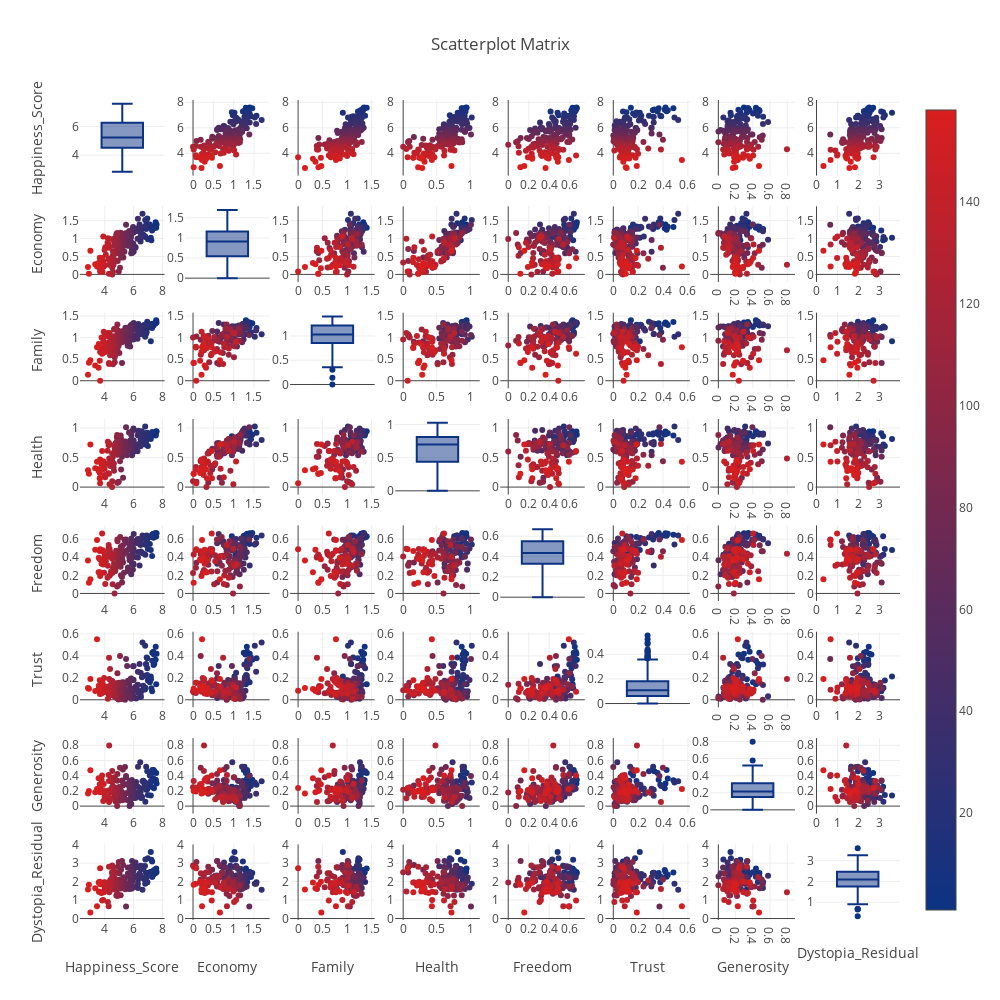

Notebook source saved alongside this figure:
### Code cell
dataframe = happiness
data = dataframe.loc[:,["Happiness_Score", "Economy", "Family", "Health", "Freedom", "Trust", "Generosity", "Dystopia_Residual"]]
data["index"] = np.arange(1, len(data) + 1)

fig = ff.create_scatterplotmatrix(data, diag = 'box', index = 'index', colormap = 'Portland',
                                  colormap_type = 'cat',
                                  height = 1000, width = 1000)
iplot(fig)

### Figure 1 — Plotly figure (JSON) as saved in the notebook; plotly's stock layout.template omitted (floating-point values rounded to 4 significant figures; data arrays with more than 128 entries replaced by an {"elided": "..."} marker saying what was removed)
{"data": [{"marker": {"color": "rgb(12, 51, 131)"}, "showlegend": false, "type": "box", "uid": "a4d5266b-7622-40be-9553-8999eb793aed", "xaxis": "x", "y": {"elided": "158 float values"}, "yaxis": "y"}, {"marker": {"color": {"elided": "158 int values"}, "colorscale": [[0, "rgb(12, 51, 131)"], [1, "rgb(217, 30, 30)"]], "showscale": true, "size": 6}, "mode": "markers", "showlegend": false, "type": "scatter", "uid": "34b741a1-002f-4a38-bde3-0e0b8274b7b2", "x": {"elided": "158 float values"}, "xaxis": "x2", "y": {"elided": "158 float values"}, "yaxis": "y2"}, {"marker": {"color": {"elided": "158 int values"}, "colorscale": [[0, "rgb(12, 51, 131)"], [1, "rgb(217, 30, 30)"]], "showscale": false, "size": 6}, "mode": "markers", "showlegend": false, "type": "scatter", "uid": "08aca510-72c2-4c5b-8edc-4ffb086b45f2", "x": {"elided": "158 float values"}, "xaxis": "x3", "y": {"elided": "158 float values"}, "yaxis": "y3"}, {"marker": {"color": {"elided": "158 int values"}, "colorscale": [[0, "rgb(12, 51, 131)"], [1, "rgb(217, 30, 30)"]], "showscale": false, "size": 6}, "mode": "markers", "showlegend": false, "type": "scatter", "uid": "0c7c613a-da63-4c09-a070-5508add33b05", "x": {"elided": "158 float values"}, "xaxis": "x4", "y": {"elided": "158 float values"}, "yaxis": "y4"}, {"marker": {"color": {"elided": "158 int values"}, "colorscale": [[0, "rgb(12, 51, 131)"], [1, "rgb(217, 30, 30)"]], "showscale": false, "size": 6}, "mode": "markers", "showlegend": false, "type": "scatter", "uid": "0c6e66ff-cf1a-4a7c-87e1-612a34f41414", "x": {"elided": "158 float values"}, "xaxis": "x5", "y": {"elided": "158 float values"}, "yaxis": "y5"}, {"marker": {"color": {"elided": "158 int values"}, "colorscale": [[0, "rgb(12, 51, 131)"], [1, "rgb(217, 30, 30)"]], "showscale": false, "size": 6}, "mode": "markers", "showlegend": false, "type": "scatter", "uid": "b3cff87f-ac4a-4f62-9047-e049ff4acf84", "x": {"elided": "158 float values"}, "xaxis": "x6", "y": {"elided": "158 float values"}, "yaxis": "y6"}, {"marker": {"color": {"elided": "158 int values"}, "colorscale": [[0, "rgb(12, 51, 131)"], [1, "rgb(217, 30, 30)"]], "showscale": false, "size": 6}, "mode": "markers", "showlegend": false, "type": "scatter", "uid": "5cc7afb0-285d-43a1-9bc0-cf03d1efaba2", "x": {"elided": "158 float values"}, "xaxis": "x7", "y": {"elided": "158 float values"}, "yaxis": "y7"}, {"marker": {"color": {"elided": "158 int values"}, "colorscale": [[0, "rgb(12, 51, 131)"], [1, "rgb(217, 30, 30)"]], "showscale": false, "size": 6}, "mode": "markers", "showlegend": false, "type": "scatter", "uid": "b12dac2c-adf4-4441-b22d-e0332b120113", "x": {"elided": "158 float values"}, "xaxis": "x8", "y": {"elided": "158 float values"}, "yaxis": "y8"}, {"marker": {"color": {"elided": "158 int values"}, "colorscale": [[0, "rgb(12, 51, 131)"], [1, "rgb(217, 30, 30)"]], "showscale": false, "size": 6}, "mode": "markers", "showlegend": false, "type": "scatter", "uid": "a2f3bb0c-2d32-4a36-a05a-1a562c76ca6d", "x": {"elided": "158 float values"}, "xaxis": "x9", "y": {"elided": "158 float values"}, "yaxis": "y9"}, {"marker": {"color": "rgb(12, 51, 131)"}, "showlegend": false, "type": "box", "uid": "5bc9bfde-a219-4d7a-b416-0b7cfce54c21", "xaxis": "x10", "y": {"elided": "158 float values"}, "yaxis": "y10"}, {"marker": {"color": {"elided": "158 int values"}, "colorscale": [[0, "rgb(12, 51, 131)"], [1, "rgb(217, 30, 30)"]], "showscale": false, "size": 6}, "mode": "markers", "showlegend": false, "type": "scatter", "uid": "9e1a0d26-243f-4beb-aefb-240382b987f6", "x": {"elided": "158 float values"}, "xaxis": "x11", "y": {"elided": "158 float values"}, "yaxis": "y11"}, {"marker": {"color": {"elided": "158 int values"}, "colorscale": [[0, "rgb(12, 51, 131)"], [1, "rgb(217, 30, 30)"]], "showscale": false, "size": 6}, "mode": "markers", "showlegend": false, "type": "scatter", "uid": "e35c3d3a-f8c7-4275-b669-2674bf6fadcf", "x": {"elided": "158 float values"}, "xaxis": "x12", "y": {"elided": "158 float values"}, "yaxis": "y12"}, {"marker": {"color": {"elided": "158 int values"}, "colorscale": [[0, "rgb(12, 51, 131)"], [1, "rgb(217, 30, 30)"]], "showscale": false, "size": 6}, "mode": "markers", "showlegend": false, "type": "scatter", "uid": "fa967bbd-50e1-4f47-9364-851622dbe390", "x": {"elided": "158 float values"}, "xaxis": "x13", "y": {"elided": "158 float values"}, "yaxis": "y13"}, {"marker": {"color": {"elided": "158 int values"}, "colorscale": [[0, "rgb(12, 51, 131)"], [1, "rgb(217, 30, 30)"]], "showscale": false, "size": 6}, "mode": "markers", "showlegend": false, "type": "scatter", "uid": "5bb7ebeb-629a-4178-a802-244d3faef871", "x": {"elided": "158 float values"}, "xaxis": "x14", "y": {"elided": "158 float values"}, "yaxis": "y14"}, {"marker": {"color": {"elided": "158 int values"}, "colorscale": [[0, "rgb(12, 51, 131)"], [1, "rgb(217, 30, 30)"]], "showscale": false, "size": 6}, "mode": "markers", "showlegend": false, "type": "scatter", "uid": "f87c85c9-a4b1-449e-8143-99a259310b6f", "x": {"elided": "158 float values"}, "xaxis": "x15", "y": {"elided": "158 float values"}, "yaxis": "y15"}, {"marker": {"color": {"elided": "158 int values"}, "colorscale": [[0, "rgb(12, 51, 131)"], [1, "rgb(217, 30, 30)"]], "showscale": false, "size": 6}, "mode": "markers", "showlegend": false, "type": "scatter", "uid": "725be25f-832f-43b5-8628-fce633ea7864", "x": {"elided": "158 float values"}, "xaxis": "x16", "y": {"elided": "158 float values"}, "yaxis": "y16"}, {"marker": {"color": {"elided": "158 int values"}, "colorscale": [[0, "rgb(12, 51, 131)"], [1, "rgb(217, 30, 30)"]], "showscale": false, "size": 6}, "mode": "markers", "showlegend": false, "type": "scatter", "uid": "d6e0a645-50c6-4ef1-b0e5-4fefeade4719", "x": {"elided": "158 float values"}, "xaxis": "x17", "y": {"elided": "158 float values"}, "yaxis": "y17"}, {"marker": {"color": {"elided": "158 int values"}, "colorscale": [[0, "rgb(12, 51, 131)"], [1, "rgb(217, 30, 30)"]], "showscale": false, "size": 6}, "mode": "markers", "showlegend": false, "type": "scatter", "uid": "23a070c7-c9b2-4409-a265-4a195a6bf0a4", "x": {"elided": "158 float values"}, "xaxis": "x18", "y": {"elided": "158 float values"}, "yaxis": "y18"}, {"marker": {"color": "rgb(12, 51, 131)"}, "showlegend": false, "type": "box", "uid": "95de1b40-7e9e-4ae2-b31a-61693ee950bc", "xaxis": "x19", "y": {"elided": "158 float values"}, "yaxis": "y19"}, {"marker": {"color": {"elided": "158 int values"}, "colorscale": [[0, "rgb(12, 51, 131)"], [1, "rgb(217, 30, 30)"]], "showscale": false, "size": 6}, "mode": "markers", "showlegend": false, "type": "scatter", "uid": "9b59938c-6581-4384-b737-dc869e45f83d", "x": {"elided": "158 float values"}, "xaxis": "x20", "y": {"elided": "158 float values"}, "yaxis": "y20"}, {"marker": {"color": {"elided": "158 int values"}, "colorscale": [[0, "rgb(12, 51, 131)"], [1, "rgb(217, 30, 30)"]], "showscale": false, "size": 6}, "mode": "markers", "showlegend": false, "type": "scatter", "uid": "4883c853-afb8-437f-8352-e583a22b52a1", "x": {"elided": "158 float values"}, "xaxis": "x21", "y": {"elided": "158 float values"}, "yaxis": "y21"}, {"marker": {"color": {"elided": "158 int values"}, "colorscale": [[0, "rgb(12, 51, 131)"], [1, "rgb(217, 30, 30)"]], "showscale": false, "size": 6}, "mode": "markers", "showlegend": false, "type": "scatter", "uid": "38c5a347-4c9b-4470-9e1a-0a580c5fdb6f", "x": {"elided": "158 float values"}, "xaxis": "x22", "y": {"elided": "158 float values"}, "yaxis": "y22"}, {"marker": {"color": {"elided": "158 int values"}, "colorscale": [[0, "rgb(12, 51, 131)"], [1, "rgb(217, 30, 30)"]], "showscale": false, "size": 6}, "mode": "markers", "showlegend": false, "type": "scatter", "uid": "fa6fbcb4-b45c-4c78-bdb3-a64ae4acd37f", "x": {"elided": "158 float values"}, "xaxis": "x23", "y": {"elided": "158 float values"}, "yaxis": "y23"}, {"marker": {"color": {"elided": "158 int values"}, "colorscale": [[0, "rgb(12, 51, 131)"], [1, "rgb(217, 30, 30)"]], "showscale": false, "size": 6}, "mode": "markers", "showlegend": false, "type": "scatter", "uid": "2ed06ed2-9975-4917-885b-058787e3892e", "x": {"elided": "158 float values"}, "xaxis": "x24", "y": {"elided": "158 float values"}, "yaxis": "y24"}, {"marker": {"color": {"elided": "158 int values"}, "colorscale": [[0, "rgb(12, 51, 131)"], [1, "rgb(217, 30, 30)"]], "showscale": false, "size": 6}, "mode": "markers", "showlegend": false, "type": "scatter", "uid": "a4603e14-9fc5-4c0d-ba82-531fe389f510", "x": {"elided": "158 float values"}, "xaxis": "x25", "y": {"elided": "158 float values"}, "yaxis": "y25"}, {"marker": {"color": {"elided": "158 int values"}, "colorscale": [[0, "rgb(12, 51, 131)"], [1, "rgb(217, 30, 30)"]], "showscale": false, "size": 6}, "mode": "markers", "showlegend": false, "type": "scatter", "uid": "8231e447-e0b1-4737-9c42-e506e009a74e", "x": {"elided": "158 float values"}, "xaxis": "x26", "y": {"elided": "158 float values"}, "yaxis": "y26"}, {"marker": {"color": {"elided": "158 int values"}, "colorscale": [[0, "rgb(12, 51, 131)"], [1, "rgb(217, 30, 30)"]], "showscale": false, "size": 6}, "mode": "markers", "showlegend": false, "type": "scatter", "uid": "84bb8605-d7bf-4ecf-91ff-63bec59e6517", "x": {"elided": "158 float values"}, "xaxis": "x27", "y": {"elided": "158 float values"}, "yaxis": "y27"}, {"marker": {"color": "rgb(12, 51, 131)"}, "showlegend": false, "type": "box", "uid": "bcbb26f7-8035-4faa-a46b-0dc1d00dfdc5", "xaxis": "x28", "y": {"elided": "158 float values"}, "yaxis": "y28"}, {"marker": {"color": {"elided": "158 int values"}, "colorscale": [[0, "rgb(12, 51, 131)"], [1, "rgb(217, 30, 30)"]], "showscale": false, "size": 6}, "mode": "markers", "showlegend": false, "type": "scatter", "uid": "e72030a7-369a-4176-8006-ab111e447c33", "x": {"elided": "158 float values"}, "xaxis": "x29", "y": {"elided": "158 float values"}, "yaxis": "y29"}, {"marker": {"color": {"elided": "158 int values"}, "colorscale": [[0, "rgb(12, 51, 131)"], [1, "rgb(217, 30, 30)"]], "showscale": false, "size": 6}, "mode": "markers", "showlegend": false, "type": "scatter", "uid": "3efafd71-65ea-41eb-a62e-323962cde06e", "x": {"elided": "158 float values"}, "xaxis": "x30", "y": {"elided": "158 float values"}, "yaxis": "y30"}, {"marker": {"color": {"elided": "158 int values"}, "colorscale": [[0, "rgb(12, 51, 131)"], [1, "rgb(217, 30, 30)"]], "showscale": false, "size": 6}, "mode": "markers", "showlegend": false, "type": "scatter", "uid": "ed946ac4-f4f3-49cd-aaeb-309e8ea1904e", "x": {"elided": "158 float values"}, "xaxis": "x31", "y": {"elided": "158 float values"}, "yaxis": "y31"}, {"marker": {"color": {"elided": "158 int values"}, "colorscale": [[0, "rgb(12, 51, 131)"], [1, "rgb(217, 30, 30)"]], "showscale": false, "size": 6}, "mode": "markers", "showlegend": false, "type": "scatter", "uid": "8f7caa8c-05ff-4738-98ef-37b2ba74a70e", "x": {"elided": "158 float values"}, "xaxis": "x32", "y": {"elided": "158 float values"}, "yaxis": "y32"}, {"marker": {"color": {"elided": "158 int values"}, "colorscale": [[0, "rgb(12, 51, 131)"], [1, "rgb(217, 30, 30)"]], "showscale": false, "size": 6}, "mode": "markers", "showlegend": false, "type": "scatter", "uid": "ad174622-99bb-45a8-88f3-51280a58a0cc", "x": {"elided": "158 float values"}, "xaxis": "x33", "y": {"elided": "158 float values"}, "yaxis": "y33"}, {"marker": {"color": {"elided": "158 int values"}, "colorscale": [[0, "rgb(12, 51, 131)"], [1, "rgb(217, 30, 30)"]], "showscale": false, "size": 6}, "mode": "markers", "showlegend": false, "type": "scatter", "uid": "80a43c6e-c0e3-49d4-a1be-2d31f3b739eb", "x": {"elided": "158 float values"}, "xaxis": "x34", "y": {"elided": "158 float values"}, "yaxis": "y34"}, {"marker": {"color": {"elided": "158 int values"}, "colorscale": [[0, "rgb(12, 51, 131)"], [1, "rgb(217, 30, 30)"]], "showscale": false, "size": 6}, "mode": "markers", "showlegend": false, "type": "scatter", "uid": "88bf95b0-c79a-4c50-8f57-de021dc1d6c1", "x": {"elided": "158 float values"}, "xaxis": "x35", "y": {"elided": "158 float values"}, "yaxis": "y35"}, {"marker": {"color": {"elided": "158 int values"}, "colorscale": [[0, "rgb(12, 51, 131)"], [1, "rgb(217, 30, 30)"]], "showscale": false, "size": 6}, "mode": "markers", "showlegend": false, "type": "scatter", "uid": "9878826a-40d4-4351-bc7b-d1e9760738df", "x": {"elided": "158 float values"}, "xaxis": "x36", "y": {"elided": "158 float values"}, "yaxis": "y36"}, {"marker": {"color": "rgb(12, 51, 131)"}, "showlegend": false, "type": "box", "uid": "46f6c794-1bf1-49ce-b5a2-c330132343d9", "xaxis": "x37", "y": {"elided": "158 float values"}, "yaxis": "y37"}, {"marker": {"color": {"elided": "158 int values"}, "colorscale": [[0, "rgb(12, 51, 131)"], [1, "rgb(217, 30, 30)"]], "showscale": false, "size": 6}, "mode": "markers", "showlegend": false, "type": "scatter", "uid": "c150d1d9-bd6e-4cca-9721-de7efe0261db", "x": {"elided": "158 float values"}, "xaxis": "x38", "y": {"elided": "158 float values"}, "yaxis": "y38"}, {"marker": {"color": {"elided": "158 int values"}, "colorscale": [[0, "rgb(12, 51, 131)"], [1, "rgb(217, 30, 30)"]], "showscale": false, "size": 6}, "mode": "markers", "showlegend": false, "type": "scatter", "uid": "e2e955a6-1892-4040-91e9-dba6c0cbaaf3", "x": {"elided": "158 float values"}, "xaxis": "x39", "y": {"elided": "158 float values"}, "yaxis": "y39"}, {"marker": {"color": {"elided": "158 int values"}, "colorscale": [[0, "rgb(12, 51, 131)"], [1, "rgb(217, 30, 30)"]], "showscale": false, "size": 6}, "mode": "markers", "showlegend": false, "type": "scatter", "uid": "957919e1-7f15-41a1-a9bf-f9c4eccc15eb", "x": {"elided": "158 float values"}, "xaxis": "x40", "y": {"elided": "158 float values"}, "yaxis": "y40"}, {"marker": {"color": {"elided": "158 int values"}, "colorscale": [[0, "rgb(12, 51, 131)"], [1, "rgb(217, 30, 30)"]], "showscale": false, "size": 6}, "mode": "markers", "showlegend": false, "type": "scatter", "uid": "984db8e0-119b-4419-9b35-2b46b4590a79", "x": {"elided": "158 float values"}, "xaxis": "x41", "y": {"elided": "158 float values"}, "yaxis": "y41"}, {"marker": {"color": {"elided": "158 int values"}, "colorscale": [[0, "rgb(12, 51, 131)"], [1, "rgb(217, 30, 30)"]], "showscale": false, "size": 6}, "mode": "markers", "showlegend": false, "type": "scatter", "uid": "a708a1ce-ca4b-41c2-97f7-3c517a8f4b9f", "x": {"elided": "158 float values"}, "xaxis": "x42", "y": {"elided": "158 float values"}, "yaxis": "y42"}, {"marker": {"color": {"elided": "158 int values"}, "colorscale": [[0, "rgb(12, 51, 131)"], [1, "rgb(217, 30, 30)"]], "showscale": false, "size": 6}, "mode": "markers", "showlegend": false, "type": "scatter", "uid": "89ad9f4a-309b-450b-b587-a86e5d18f766", "x": {"elided": "158 float values"}, "xaxis": "x43", "y": {"elided": "158 float values"}, "yaxis": "y43"}, {"marker": {"color": {"elided": "158 int values"}, "colorscale": [[0, "rgb(12, 51, 131)"], [1, "rgb(217, 30, 30)"]], "showscale": false, "size": 6}, "mode": "markers", "showlegend": false, "type": "scatter", "uid": "17dc311e-230d-4c98-b8cd-637855cdd87d", "x": {"elided": "158 float values"}, "xaxis": "x44", "y": {"elided": "158 float values"}, "yaxis": "y44"}, {"marker": {"color": {"elided": "158 int values"}, "colorscale": [[0, "rgb(12, 51, 131)"], [1, "rgb(217, 30, 30)"]], "showscale": false, "size": 6}, "mode": "markers", "showlegend": false, "type": "scatter", "uid": "0525b1a4-e9f4-4d53-a9e3-a42f297459eb", "x": {"elided": "158 float values"}, "xaxis": "x45", "y": {"elided": "158 float values"}, "yaxis": "y45"}, {"marker": {"color": "rgb(12, 51, 131)"}, "showlegend": false, "type": "box", "uid": "5b794627-1507-4253-b157-f6869f9f7f12", "xaxis": "x46", "y": {"elided": "158 float values"}, "yaxis": "y46"}, {"marker": {"color": {"elided": "158 int values"}, "colorscale": [[0, "rgb(12, 51, 131)"], [1, "rgb(217, 30, 30)"]], "showscale": false, "size": 6}, "mode": "markers", "showlegend": false, "type": "scatter", "uid": "35f2bd3d-2701-49c9-8e2a-5971176cbd11", "x": {"elided": "158 float values"}, "xaxis": "x47", "y": {"elided": "158 float values"}, "yaxis": "y47"}, {"marker": {"color": {"elided": "158 int values"}, "colorscale": [[0, "rgb(12, 51, 131)"], [1, "rgb(217, 30, 30)"]], "showscale": false, "size": 6}, "mode": "markers", "showlegend": false, "type": "scatter", "uid": "1458b82d-a153-4bbf-bf93-dc10b3e162b7", "x": {"elided": "158 float values"}, "xaxis": "x48", "y": {"elided": "158 float values"}, "yaxis": "y48"}, {"marker": {"color": {"elided": "158 int values"}, "colorscale": [[0, "rgb(12, 51, 131)"], [1, "rgb(217, 30, 30)"]], "showscale": false, "size": 6}, "mode": "markers", "showlegend": false, "type": "scatter", "uid": "125b96e3-f100-45a0-9357-86614b3ac829", "x": {"elided": "158 float values"}, "xaxis": "x49", "y": {"elided": "158 float values"}, "yaxis": "y49"}, {"marker": {"color": {"elided": "158 int values"}, "colorscale": [[0, "rgb(12, 51, 131)"], [1, "rgb(217, 30, 30)"]], "showscale": false, "size": 6}, "mode": "markers", "showlegend": false, "type": "scatter", "uid": "8001fb02-6787-4ad8-89d8-f4efc72104f1", "x": {"elided": "158 float values"}, "xaxis": "x50", "y": {"elided": "158 float values"}, "yaxis": "y50"}, {"marker": {"color": {"elided": "158 int values"}, "colorscale": [[0, "rgb(12, 51, 131)"], [1, "rgb(217, 30, 30)"]], "showscale": false, "size": 6}, "mode": "markers", "showlegend": false, "type": "scatter", "uid": "c29ff143-b499-4b9a-8f58-e632fc0305ab", "x": {"elided": "158 float values"}, "xaxis": "x51", "y": {"elided": "158 float values"}, "yaxis": "y51"}, {"marker": {"color": {"elided": "158 int values"}, "colorscale": [[0, "rgb(12, 51, 131)"], [1, "rgb(217, 30, 30)"]], "showscale": false, "size": 6}, "mode": "markers", "showlegend": false, "type": "scatter", "uid": "e3f1df0a-2234-4bd0-aa89-b56011c2f010", "x": {"elided": "158 float values"}, "xaxis": "x52", "y": {"elided": "158 float values"}, "yaxis": "y52"}, {"marker": {"color": {"elided": "158 int values"}, "colorscale": [[0, "rgb(12, 51, 131)"], [1, "rgb(217, 30, 30)"]], "showscale": false, "size": 6}, "mode": "markers", "showlegend": false, "type": "scatter", "uid": "afeefc79-eb15-4c19-bc3f-7bb380928b70", "x": {"elided": "158 float values"}, "xaxis": "x53", "y": {"elided": "158 float values"}, "yaxis": "y53"}, {"marker": {"color": {"elided": "158 int values"}, "colorscale": [[0, "rgb(12, 51, 131)"], [1, "rgb(217, 30, 30)"]], "showscale": false, "size": 6}, "mode": "markers", "showlegend": false, "type": "scatter", "uid": "12dff9db-c126-43f8-9d3c-22cdd48ccd42", "x": {"elided": "158 float values"}, "xaxis": "x54", "y": {"elided": "158 float values"}, "yaxis": "y54"}, {"marker": {"color": "rgb(12, 51, 131)"}, "showlegend": false, "type": "box", "uid": "0b71a871-a6e2-4dad-b8e4-dd2538eb9b9c", "xaxis": "x55", "y": {"elided": "158 float values"}, "yaxis": "y55"}, {"marker": {"color": {"elided": "158 int values"}, "colorscale": [[0, "rgb(12, 51, 131)"], [1, "rgb(217, 30, 30)"]], "showscale": false, "size": 6}, "mode": "markers", "showlegend": false, "type": "scatter", "uid": "9550883f-4ea3-438b-8dac-ad11df516457", "x": {"elided": "158 float values"}, "xaxis": "x56", "y": {"elided": "158 float values"}, "yaxis": "y56"}, {"marker": {"color": {"elided": "158 int values"}, "colorscale": [[0, "rgb(12, 51, 131)"], [1, "rgb(217, 30, 30)"]], "showscale": false, "size": 6}, "mode": "markers", "showlegend": false, "type": "scatter", "uid": "e2621538-dedf-45e6-81ba-9eb23509d727", "x": {"elided": "158 float values"}, "xaxis": "x57", "y": {"elided": "158 float values"}, "yaxis": "y57"}, {"marker": {"color": {"elided": "158 int values"}, "colorscale": [[0, "rgb(12, 51, 131)"], [1, "rgb(217, 30, 30)"]], "showscale": false, "size": 6}, "mode": "markers", "showlegend": false, "type": "scatter", "uid": "0897b623-80ef-40c7-b814-2a0592b27051", "x": {"elided": "158 float values"}, "xaxis": "x58", "y": {"elided": "158 float values"}, "yaxis": "y58"}, {"marker": {"color": {"elided": "158 int values"}, "colorscale": [[0, "rgb(12, 51, 131)"], [1, "rgb(217, 30, 30)"]], "showscale": false, "size": 6}, "mode": "markers", "showlegend": false, "type": "scatter", "uid": "5263ebc6-bbe8-4a88-ba30-a473ab496b95", "x": {"elided": "158 float values"}, "xaxis": "x59", "y": {"elided": "158 float values"}, "yaxis": "y59"}, {"marker": {"color": {"elided": "158 int values"}, "colorscale": [[0, "rgb(12, 51, 131)"], [1, "rgb(217, 30, 30)"]], "showscale": false, "size": 6}, "mode": "markers", "showlegend": false, "type": "scatter", "uid": "61ca3ea3-4e13-4d99-87ec-e0750c12df97", "x": {"elided": "158 float values"}, "xaxis": "x60", "y": {"elided": "158 float values"}, "yaxis": "y60"}, {"marker": {"color": {"elided": "158 int values"}, "colorscale": [[0, "rgb(12, 51, 131)"], [1, "rgb(217, 30, 30)"]], "showscale": false, "size": 6}, "mode": "markers", "showlegend": false, "type": "scatter", "uid": "e270209c-95f3-4ad2-873f-9922348d2bd9", "x": {"elided": "158 float values"}, "xaxis": "x61", "y": {"elided": "158 float values"}, "yaxis": "y61"}, {"marker": {"color": {"elided": "158 int values"}, "colorscale": [[0, "rgb(12, 51, 131)"], [1, "rgb(217, 30, 30)"]], "showscale": false, "size": 6}, "mode": "markers", "showlegend": false, "type": "scatter", "uid": "2cf7fdb6-946d-4525-8396-5a6f47e353fc", "x": {"elided": "158 float values"}, "xaxis": "x62", "y": {"elided": "158 float values"}, "yaxis": "y62"}, {"marker": {"color": {"elided": "158 int values"}, "colorscale": [[0, "rgb(12, 51, 131)"], [1, "rgb(217, 30, 30)"]], "showscale": false, "size": 6}, "mode": "markers", "showlegend": false, "type": "scatter", "uid": "a3b3f48e-ecbe-4bea-9cb0-55dcae469734", "x": {"elided": "158 float values"}, "xaxis": "x63", "y": {"elided": "158 float values"}, "yaxis": "y63"}, {"marker": {"color": "rgb(12, 51, 131)"}, "showlegend": false, "type": "box", "uid": "12bc947d-0245-4749-ae5f-dcdf5172560f", "xaxis": "x64", "y": {"elided": "158 float values"}, "yaxis": "y64"}], "layout": {"height": 1000, "showlegend": true, "title": {"text": "Scatterplot Matrix"}, "width": 1000, "xaxis": {"anchor": "y", "domain": [0, 0.1031], "showticklabels": false}, "xaxis10": {"anchor": "y10", "domain": [0.1281, 0.2312], "showticklabels": false}, "xaxis11": {"anchor": "y11", "domain": [0.2562, 0.3594]}, "xaxis12": {"anchor": "y12", "domain": [0.3844, 0.4875]}, "xaxis13": {"anchor": "y13", "domain": [0.5125, 0.6156]}, "xaxis14": {"anchor": "y14", "domain": [0.6406, 0.7438]}, "xaxis15": {"anchor": "y15", "domain": [0.7688, 0.8719]}, "xaxis16": {"anchor": "y16", "domain": [0.8969, 1]}, "xaxis17": {"anchor": "y17", "domain": [0, 0.1031]}, "xaxis18": {"anchor": "y18", "domain": [0.1281, 0.2312]}, "xaxis19": {"anchor": "y19", "domain": [0.2562, 0.3594], "showticklabels": false}, "xaxis2": {"anchor": "y2", "domain": [0.1281, 0.2312]}, "xaxis20": {"anchor": "y20", "domain": [0.3844, 0.4875]}, "xaxis21": {"anchor": "y21", "domain": [0.5125, 0.6156]}, "xaxis22": {"anchor": "y22", "domain": [0.6406, 0.7438]}, "xaxis23": {"anchor": "y23", "domain": [0.7688, 0.8719]}, "xaxis24": {"anchor": "y24", "domain": [0.8969, 1]}, "xaxis25": {"anchor": "y25", "domain": [0, 0.1031]}, "xaxis26": {"anchor": "y26", "domain": [0.1281, 0.2312]}, "xaxis27": {"anchor": "y27", "domain": [0.2562, 0.3594]}, "xaxis28": {"anchor": "y28", "domain": [0.3844, 0.4875], "showticklabels": false}, "xaxis29": {"anchor": "y29", "domain": [0.5125, 0.6156]}, "xaxis3": {"anchor": "y3", "domain": [0.2562, 0.3594]}, "xaxis30": {"anchor": "y30", "domain": [0.6406, 0.7438]}, "xaxis31": {"anchor": "y31", "domain": [0.7688, 0.8719]}, "xaxis32": {"anchor": "y32", "domain": [0.8969, 1]}, "xaxis33": {"anchor": "y33", "domain": [0, 0.1031]}, "xaxis34": {"anchor": "y34", "domain": [0.1281, 0.2312]}, "xaxis35": {"anchor": "y35", "domain": [0.2562, 0.3594]}, "xaxis36": {"anchor": "y36", "domain": [0.3844, 0.4875]}, "xaxis37": {"anchor": "y37", "domain": [0.5125, 0.6156], "showticklabels": false}, "xaxis38": {"anchor": "y38", "domain": [0.6406, 0.7438]}, "xaxis39": {"anchor": "y39", "domain": [0.7688, 0.8719]}, "xaxis4": {"anchor": "y4", "domain": [0.3844, 0.4875]}, "xaxis40": {"anchor": "y40", "domain": [0.8969, 1]}, "xaxis41": {"anchor": "y41", "domain": [0, 0.1031]}, "xaxis42": {"anchor": "y42", "domain": [0.1281, 0.2312]}, "xaxis43": {"anchor": "y43", "domain": [0.2562, 0.3594]}, "xaxis44": {"anchor": "y44", "domain": [0.3844, 0.4875]}, "xaxis45": {"anchor": "y45", "domain": [0.5125, 0.6156]}, "xaxis46": {"anchor": "y46", "domain": [0.6406, 0.7438], "showticklabels": false}, "xaxis47": {"anchor": "y47", "domain": [0.7688, 0.8719]}, "xaxis48": {"anchor": "y48", "domain": [0.8969, 1]}, "xaxis49": {"anchor": "y49", "domain": [0, 0.1031]}, "xaxis5": {"anchor": "y5", "domain": [0.5125, 0.6156]}, "xaxis50": {"anchor": "y50", "domain": [0.1281, 0.2312]}, "xaxis51": {"anchor": "y51", "domain": [0.2562, 0.3594]}, "xaxis52": {"anchor": "y52", "domain": [0.3844, 0.4875]}, "xaxis53": {"anchor": "y53", "domain": [0.5125, 0.6156]}, "xaxis54": {"anchor": "y54", "domain": [0.6406, 0.7438]}, "xaxis55": {"anchor": "y55", "domain": [0.7688, 0.8719], "showticklabels": false}, "xaxis56": {"anchor": "y56", "domain": [0.8969, 1]}, "xaxis57": {"anchor": "y57", "domain": [0, 0.1031], "title": {"text": "Happiness_Score"}}, "xaxis58": {"anchor": "y58", "domain": [0.1281, 0.2312], "title": {"text": "Economy"}}, "xaxis59": {"anchor": "y59", "domain": [0.2562, 0.3594], "title": {"text": "Family"}}, "xaxis6": {"anchor": "y6", "domain": [0.6406, 0.7438]}, "xaxis60": {"anchor": "y60", "domain": [0.3844, 0.4875], "title": {"text": "Health"}}, "xaxis61": {"anchor": "y61", "domain": [0.5125, 0.6156], "title": {"text": "Freedom"}}, "xaxis62": {"anchor": "y62", "domain": [0.6406, 0.7438], "title": {"text": "Trust"}}, "xaxis63": {"anchor": "y63", "domain": [0.7688, 0.8719], "title": {"text": "Generosity"}}, "xaxis64": {"anchor": "y64", "domain": [0.8969, 1], "showticklabels": false, "title": {"text": "Dystopia_Residual"}}, "xaxis7": {"anchor": "y7", "domain": [0.7688, 0.8719]}, "xaxis8": {"anchor": "y8", "domain": [0.8969, 1]}, "xaxis9": {"anchor": "y9", "domain": [0, 0.1031]}, "yaxis": {"anchor": "x", "domain": [0.9078, 1.0], "title": {"text": "Happiness_Score"}}, "yaxis10": {"anchor": "x10", "domain": [0.7781, 0.8703]}, "yaxis11": {"anchor": "x11", "domain": [0.7781, 0.8703]}, "yaxis12": {"anchor": "x12", "domain": [0.7781, 0.8703]}, "yaxis13": {"anchor": "x13", "domain": [0.7781, 0.8703]}, "yaxis14": {"anchor": "x14", "domain": [0.7781, 0.8703]}, "yaxis15": {"anchor": "x15", "domain": [0.7781, 0.8703]}, "yaxis16": {"anchor": "x16", "domain": [0.7781, 0.8703]}, "yaxis17": {"anchor": "x17", "domain": [0.6484, 0.7406], "title": {"text": "Family"}}, "yaxis18": {"anchor": "x18", "domain": [0.6484, 0.7406]}, "yaxis19": {"anchor": "x19", "domain": [0.6484, 0.7406]}, "yaxis2": {"anchor": "x2", "domain": [0.9078, 1.0]}, "yaxis20": {"anchor": "x20", "domain": [0.6484, 0.7406]}, "yaxis21": {"anchor": "x21", "domain": [0.6484, 0.7406]}, "yaxis22": {"anchor": "x22", "domain": [0.6484, 0.7406]}, "yaxis23": {"anchor": "x23", "domain": [0.6484, 0.7406]}, "yaxis24": {"anchor": "x24", "domain": [0.6484, 0.7406]}, "yaxis25": {"anchor": "x25", "domain": [0.5188, 0.6109], "title": {"text": "Health"}}, "yaxis26": {"anchor": "x26", "domain": [0.5188, 0.6109]}, "yaxis27": {"anchor": "x27", "domain": [0.5188, 0.6109]}, "yaxis28": {"anchor": "x28", "domain": [0.5188, 0.6109]}, "yaxis29": {"anchor": "x29", "domain": [0.5188, 0.6109]}, "yaxis3": {"anchor": "x3", "domain": [0.9078, 1.0]}, "yaxis30": {"anchor": "x30", "domain": [0.5188, 0.6109]}, "yaxis31": {"anchor": "x31", "domain": [0.5188, 0.6109]}, "yaxis32": {"anchor": "x32", "domain": [0.5188, 0.6109]}, "yaxis33": {"anchor": "x33", "domain": [0.3891, 0.4813], "title": {"text": "Freedom"}}, "yaxis34": {"anchor": "x34", "domain": [0.3891, 0.4813]}, "yaxis35": {"anchor": "x35", "domain": [0.3891, 0.4813]}, "yaxis36": {"anchor": "x36", "domain": [0.3891, 0.4813]}, "yaxis37": {"anchor": "x37", "domain": [0.3891, 0.4813]}, "yaxis38": {"anchor": "x38", "domain": [0.3891, 0.4813]}, "yaxis39": {"anchor": "x39", "domain": [0.3891, 0.4813]}, "yaxis4": {"anchor": "x4", "domain": [0.9078, 1.0]}, "yaxis40": {"anchor": "x40", "domain": [0.3891, 0.4813]}, "yaxis41": {"anchor": "x41", "domain": [0.2594, 0.3516], "title": {"text": "Trust"}}, "yaxis42": {"anchor": "x42", "domain": [0.2594, 0.3516]}, "yaxis43": {"anchor": "x43", "domain": [0.2594, 0.3516]}, "yaxis44": {"anchor": "x44", "domain": [0.2594, 0.3516]}, "yaxis45": {"anchor": "x45", "domain": [0.2594, 0.3516]}, "yaxis46": {"anchor": "x46", "domain": [0.2594, 0.3516]}, "yaxis47": {"anchor": "x47", "domain": [0.2594, 0.3516]}, "yaxis48": {"anchor": "x48", "domain": [0.2594, 0.3516]}, "yaxis49": {"anchor": "x49", "domain": [0.1297, 0.2219], "title": {"text": "Generosity"}}, "yaxis5": {"anchor": "x5", "domain": [0.9078, 1.0]}, "yaxis50": {"anchor": "x50", "domain": [0.1297, 0.2219]}, "yaxis51": {"anchor": "x51", "domain": [0.1297, 0.2219]}, "yaxis52": {"anchor": "x52", "domain": [0.1297, 0.2219]}, "yaxis53": {"anchor": "x53", "domain": [0.1297, 0.2219]}, "yaxis54": {"anchor": "x54", "domain": [0.1297, 0.2219]}, "yaxis55": {"anchor": "x55", "domain": [0.1297, 0.2219]}, "yaxis56": {"anchor": "x56", "domain": [0.1297, 0.2219]}, "yaxis57": {"anchor": "x57", "domain": [0, 0.09219], "title": {"text": "Dystopia_Residual"}}, "yaxis58": {"anchor": "x58", "domain": [0, 0.09219]}, "yaxis59": {"anchor": "x59", "domain": [0, 0.09219]}, "yaxis6": {"anchor": "x6", "domain": [0.9078, 1.0]}, "yaxis60": {"anchor": "x60", "domain": [0, 0.09219]}, "yaxis61": {"anchor": "x61", "domain": [0, 0.09219]}, "yaxis62": {"anchor": "x62", "domain": [0, 0.09219]}, "yaxis63": {"anchor": "x63", "domain": [0, 0.09219]}, "yaxis64": {"anchor": "x64", "domain": [0, 0.09219]}, "yaxis7": {"anchor": "x7", "domain": [0.9078, 1.0]}, "yaxis8": {"anchor": "x8", "domain": [0.9078, 1.0]}, "yaxis9": {"anchor": "x9", "domain": [0.7781, 0.8703], "title": {"text": "Economy"}}}}
